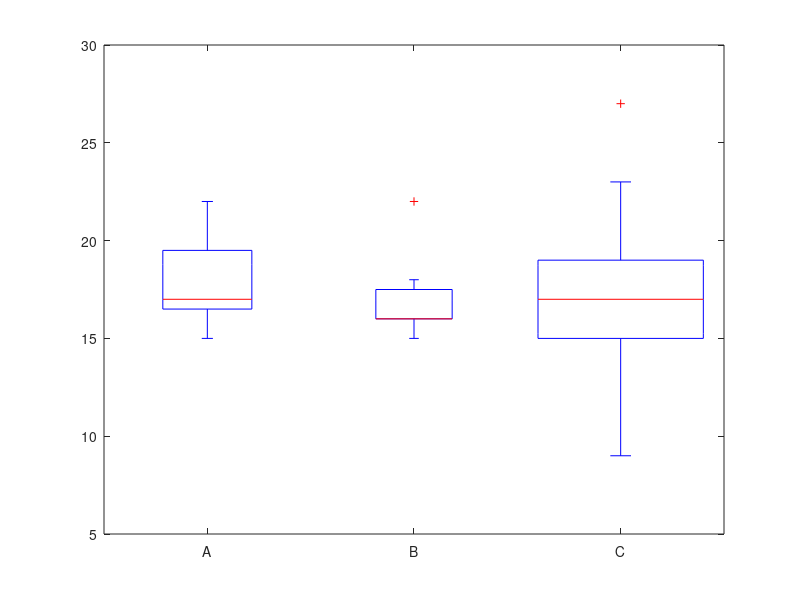

Write the MATLAB code that produced this figure.
A = [16 20 15 17 22 19 17]';
B = [22 15 16 16 16 18]';
C = [23 9 15 18 13 27 17 14 16 15 21 19 17]';

group = [    ones(size(A));
         2 * ones(size(B));
         3 * ones(size(C))];

figure
boxplot([A; B; C],group)
set(gca,'XTickLabel',{'A','B','C'})
